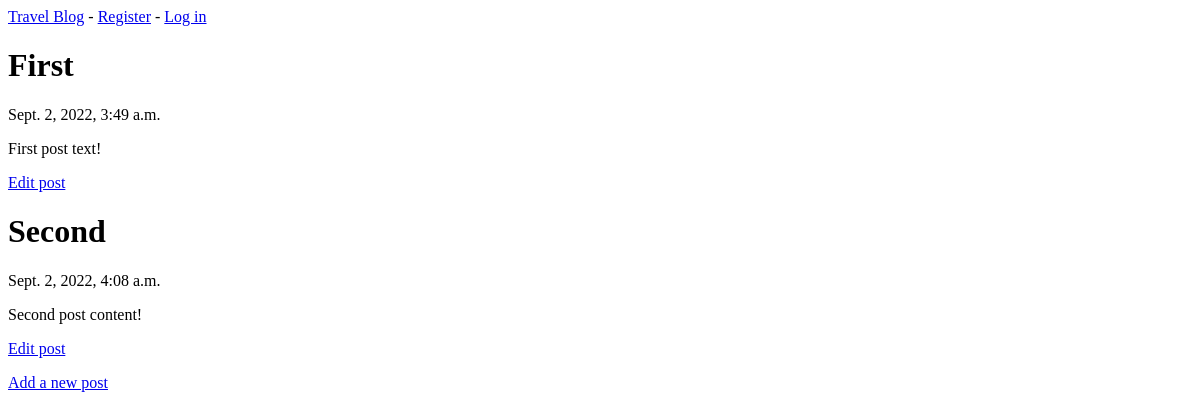
/, run on an earlier commit of the app's database.
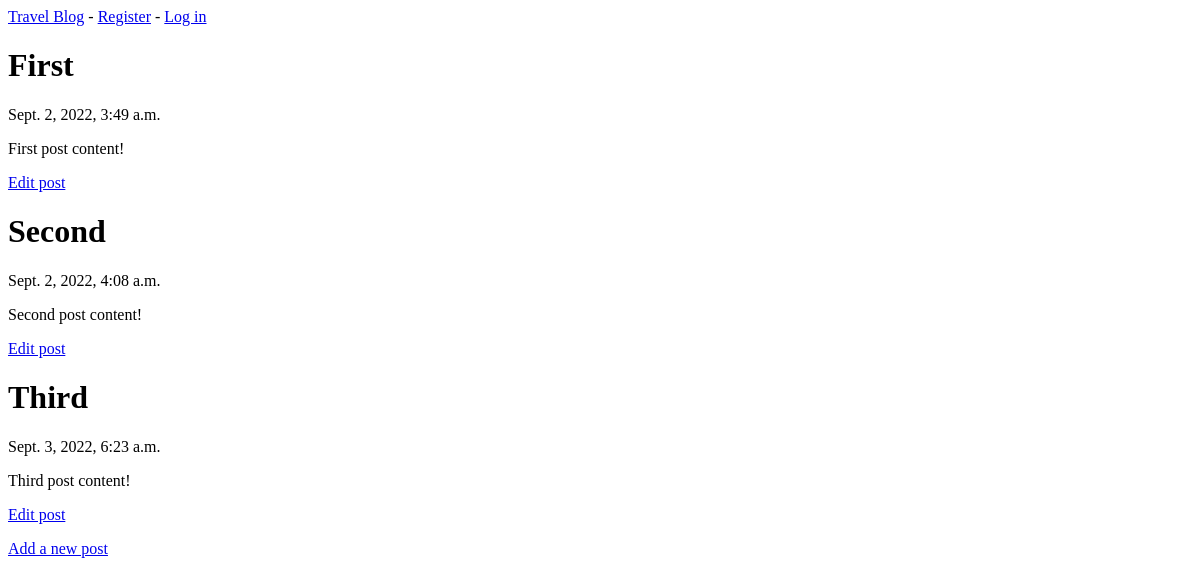
And on a later commit of the database.
### blogs/models.py (models this page shows, shortened)
class BlogPost(models.Model):
    title = models.CharField(max_length=100)
    text = models.TextField()
    date_posted = models.DateTimeField(auto_now_add=True)
    owner = models.ForeignKey(User, on_delete=models.CASCADE)

### blogs/views.py (the view)
# urls.py: path("", views.index, name="index"),
def index(request):
    posts = BlogPost.objects.all()
    context = {"posts": posts}
    return render(request, "blogs/index.html", context)

### blogs/templates/blogs/index.html
{% extends "blogs/base.html" %}
{% block content %}
<body>
    {% for post in posts %}
    <h1>{{ post.title }}</h1>
    <p>{{ post.date_posted }}</p>
    <p>{{ post.text }}</p>
    <p>
        <a href="{% url 'blogs:edit_post' post.id %}">Edit post</a>
    </p>
    {% empty %}
    <li>There are no posts on this blog yet.</li>
    {% endfor %}
</body>
<a href="{% url 'blogs:new_post' %}">Add a new post</a>
{% endblock content %}

What changed in the data, as far as the page shows it:
changed BlogPost "First": text "First post text!" → "First post content!"
added BlogPost: title "Third", date_posted "Sept. 3, 2022, 6:23 a.m.", text "Third post content!"
